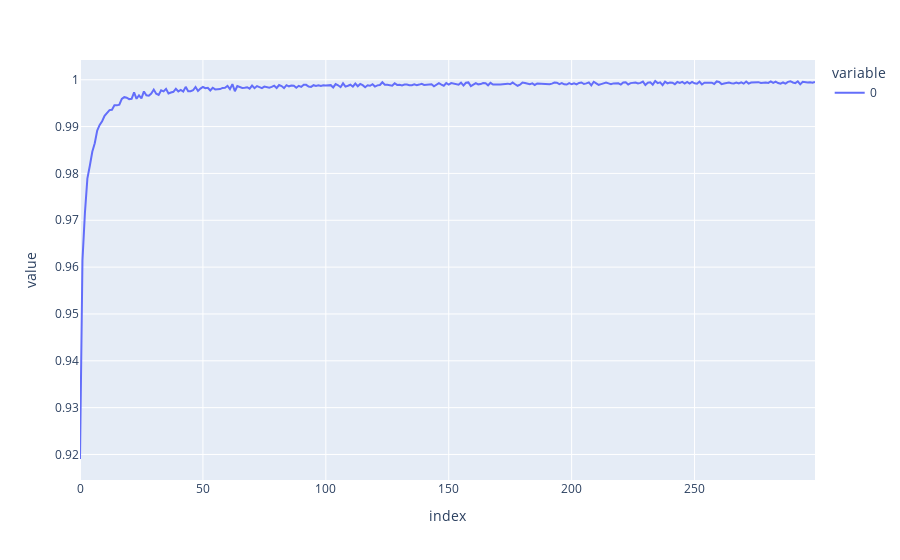

Notebook source saved alongside this figure:
### Code cell
px.line(history.history['accuracy'])

### Figure 1 — Plotly figure (JSON) as saved in the notebook; plotly's stock layout.template omitted (floating-point values rounded to 4 significant figures; data arrays with more than 128 entries replaced by an {"elided": "..."} marker saying what was removed)
{"data": [{"hovertemplate": "variable=0<br>index=%{x}<br>value=%{y}<extra></extra>", "legendgroup": "0", "line": {"color": "#636efa", "dash": "solid"}, "mode": "lines", "name": "0", "orientation": "v", "showlegend": true, "type": "scatter", "x": {"elided": "300 int values"}, "xaxis": "x", "y": {"elided": "300 float values"}, "yaxis": "y"}], "layout": {"autosize": true, "legend": {"title": {"text": "variable"}, "tracegroupgap": 0}, "margin": {"t": 60}, "xaxis": {"anchor": "y", "autorange": true, "domain": [0, 1], "range": [0, 299], "title": {"text": "index"}, "type": "linear"}, "yaxis": {"anchor": "x", "autorange": true, "domain": [0, 1], "range": [0.9146, 1.004], "title": {"text": "value"}, "type": "linear"}}}
